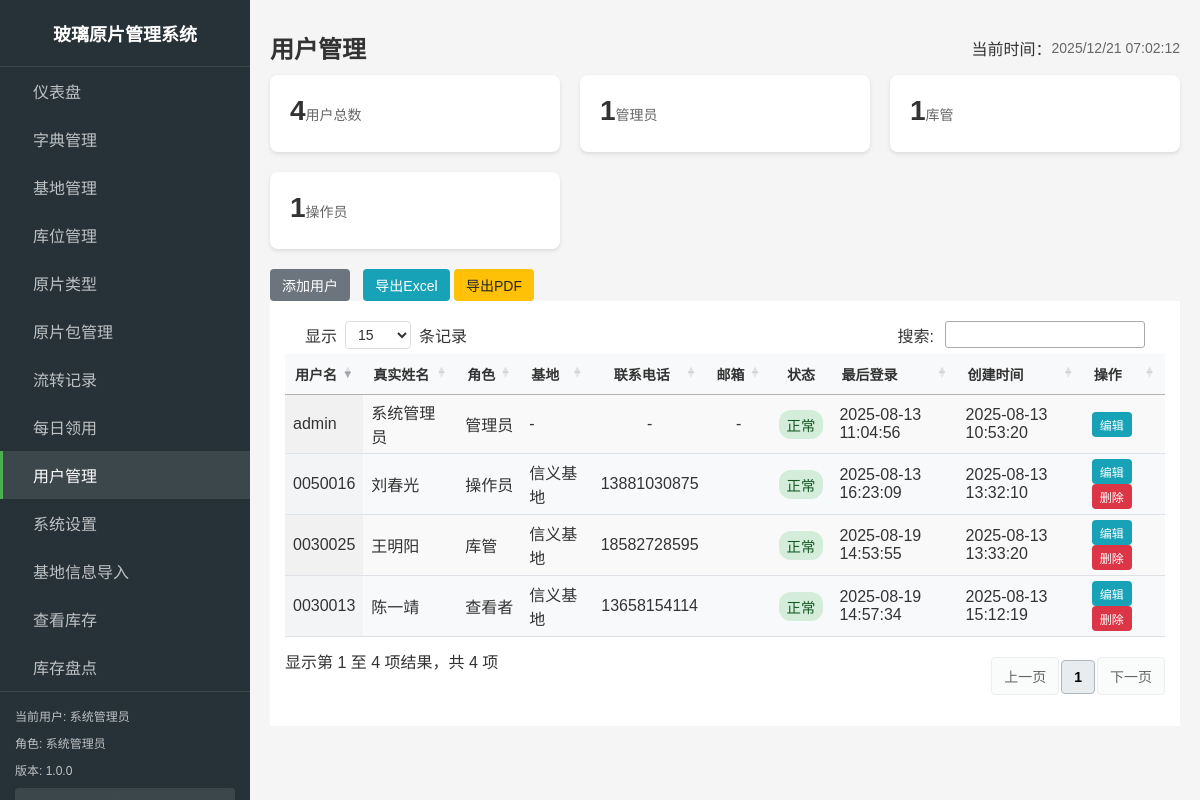
The page /admin/users.php (signed in) on the database its author committed.
### tables this page shows
CREATE TABLE `settings` (`id` INT(11) NOT NULL AUTO_INCREMENT,
`setting_key` VARCHAR(100) NOT NULL Comment "设置键",
`value` TEXT NULL Comment "设置值",
`description` VARCHAR(255) NULL Comment "设置描述",
`created_at` TIMESTAMP NOT NULL DEFAULT CURRENT_TIMESTAMP,
`updated_at` TIMESTAMP NOT NULL DEFAULT CURRENT_TIMESTAMP ON UPDATE CURRENT_TIMESTAMP(0),
UNIQUE INDEX `setting_key`(`setting_key` ASC) USING BTREE,
PRIMARY KEY (`id`));

CREATE TABLE `users` (`id` INT(11) NOT NULL AUTO_INCREMENT,
`username` VARCHAR(50) NOT NULL Comment "用户名",
`password` VARCHAR(255) NOT NULL Comment "密码",
`real_name` VARCHAR(50) NULL Comment "真实姓名",
`role` ENUM("admin","manager","operator","viewer") NOT NULL DEFAULT 'operator',
`base_id` INT(11) NULL Comment "所属基地ID",
`phone` VARCHAR(20) NULL Comment "电话",
`email` VARCHAR(100) NULL Comment "邮箱",
`last_login` TIMESTAMP NOT NULL DEFAULT CURRENT_TIMESTAMP ON UPDATE CURRENT_TIMESTAMP(0) Comment "最后登录时间",
`status` TINYINT(1) NULL DEFAULT 1 Comment "状态：1启用，0禁用",
`created_at` TIMESTAMP NOT NULL DEFAULT CURRENT_TIMESTAMP,
`updated_at` TIMESTAMP NOT NULL DEFAULT CURRENT_TIMESTAMP ON UPDATE CURRENT_TIMESTAMP(0),
INDEX `base_id`(`base_id` ASC) USING BTREE,
PRIMARY KEY (`id`));

CREATE TABLE `bases` (`id` INT(11) NOT NULL AUTO_INCREMENT,
`name` VARCHAR(50) NOT NULL Comment "基地名称",
`code` VARCHAR(20) NOT NULL Comment "基地编码",
`address` VARCHAR(255) NULL Comment "基地地址",
`created_at` TIMESTAMP NOT NULL DEFAULT CURRENT_TIMESTAMP,
`updated_at` TIMESTAMP NOT NULL DEFAULT CURRENT_TIMESTAMP ON UPDATE CURRENT_TIMESTAMP(0),
PRIMARY KEY (`id`));

### includes/db.php (called while the page is built, shortened)
<?php
function getDbConnection() {
    static $conn = null;
    if ($conn === null) {
        $conn = new mysqli(DB_HOST, DB_USER, DB_PASS, DB_NAME);
        $conn->set_charset(DB_CHARSET);
    }
    return $conn;
}
function query($sql, $params = []) {
    $conn = getDbConnection();
    $stmt = $conn->prepare($sql);
    if (!$stmt->execute()) {
        throw new Exception("执行查询失败: " . $stmt->error . "<br>SQL: " . $sql);
    }
    $result = $stmt->get_result();
    return $result;
}
function fetchRow($sql, $params = []) {
    $result = query($sql, $params);
    $row = $result->fetch_assoc();
    return $row;
}
function fetchAll($sql, $params = []) {
    $result = query($sql, $params);
    $rows = [];
    while ($row = $result->fetch_assoc()) {
        $rows[] = $row;
    }
    return $rows;
}
?>

### includes/functions.php (called while the page is built, shortened)
<?php
function formatDateTime($datetime, $format = 'Y-m-d H:i:s') {
    $date = new DateTime($datetime);
    return $date->format($format);
}
?>

### includes/auth.php (called while the page is built, shortened)
<?php
require_once __DIR__ . '/db.php';
require_once __DIR__ . '/functions.php';
function isLoggedIn() {
    return isset($_SESSION['logged_in']) && $_SESSION['logged_in'] === true;
}
function getCurrentUser() {
    return [
        'id' => $_SESSION['user_id'],
        'username' => $_SESSION['username'],
        'name' => $_SESSION['name'],
        'role' => $_SESSION['role'],
        'base_id' => $_SESSION['base_id'] ?? null
    ];
}
?>

### includes/admin_nav_config.php (called while the page is built, shortened)
<?php
function getAdminNavConfig($userRole) {
    $filteredItems = array_filter($navItems, function($item) use ($userRole) {
        return in_array($userRole, $item['roles']);
    });
    usort($filteredItems, function($a, $b) {
        return $a['order'] - $b['order'];
    });
    return $filteredItems;
}
function getCurrentNavId($currentPage) {
    $pageNavMap = [
        'index.php' => 'dashboard',
        'bases.php' => 'bases',
        'racks.php' => 'racks',
        'glass_types.php' => 'glass_types',
        'dictionary.php' => 'dictionary',
        'packages.php' => 'packages',
        'transactions.php' => 'transactions',
        'reports.php' => 'reports',
        'users.php' => 'users',
        'settings.php' => 'settings',
    ];
    return $pageNavMap[$currentPage] ?? '';
}
?>

### includes/app_info.php (called while the page is built, shortened)
<?php
require_once __DIR__ . '/db.php';
function getAppName() {
    try {
        $setting = fetchRow("SELECT value FROM settings WHERE setting_key = 'system_name' LIMIT 1");
        if ($setting && !empty($setting['value'])) {
            return $setting['value'];
        }
        return '玻璃仓储管理系统';
    } catch (Exception $e) {
        return '玻璃仓储管理系统';
    }
}
function getAppVersion() {
    try {
        $setting = fetchRow("SELECT value FROM settings WHERE setting_key = 'system_version' LIMIT 1");
        if ($setting && !empty($setting['value'])) {
            return $setting['value'];
        }
        return '1.0.0';
    } catch (Exception $e) {
        return '1.0.0';
    }
}
?>

### admin/users.php (the view, shortened to what this page needs)
<?php
require_once '../includes/auth.php';
require_once '../includes/functions.php';
require_once '../includes/db.php';
require_once '../includes/admin_layout.php';
$currentUser = getCurrentUser();
$message = '';
$messageType = '';
$whereConditions = [];
$params = [];
$whereClause = !empty($whereConditions) ? 'WHERE ' . implode(' AND ', $whereConditions) : '';
$users = fetchAll("SELECT u.*, b.name as base_name
                  FROM users u
                  LEFT JOIN bases b ON u.base_id = b.id
                  $whereClause
                  ORDER BY u.created_at DESC", $params);
$roleOptions = [
    'admin' => '管理员',
    'manager' => '库管',
    'operator' => '操作员',
    'viewer' => '查看者'
];
$totalUsers = count($users);
$operatorCount = count(array_filter($users, function ($user) {
    return $user['role'] == 'operator';
}));
$adminCount = count(array_filter($users, function ($user) {
    return $user['role'] == 'admin';
}));
$managerCount = count(array_filter($users, function ($user) {
    return $user['role'] == 'manager';
}));
?>
<div class="stats-grid">
    <div class="stat-card">
        <div class="stat-value"><?php echo $totalUsers; ?></div>
        <div class="stat-label">用户总数</div>
    </div>
    <div class="stat-card">
        <div class="stat-value"><?php echo $adminCount; ?></div>
        <div class="stat-label">管理员</div>
    </div>
    <div class="stat-card">
        <div class="stat-value"><?php echo $managerCount; ?></div>
        <div class="stat-label">库管</div>
    </div>
    <div class="stat-card">
        <div class="stat-value"><?php echo $operatorCount; ?></div>
        <div class="stat-label">操作员</div>
    </div>
</div>
<div class="admin-page">
    <div class="action-section">
        <button onclick="openAddModal()" class="btn btn-primary btn-lg">
            <i class="fas fa-plus"></i> 添加用户
        </button>&nbsp;&nbsp;
        <button onclick="exportToExcel('usersTable', '用户列表')" class="btn btn-info btn-secondary">
                <i class="fas fa-file-excel"></i> 导出Excel
        </button>
        <button onclick="exportToPDF('usersTable', '用户列表')" class="btn btn-warning btn-secondary">
                <i class="fas fa-file-pdf"></i> 导出PDF
        </button>
    </div>
    <div class="table-section">
        <table id="usersTable" data-table="users" class="admin-table display" style="width:100%">
            <thead>
                <tr>
                    <th>用户名</th>
                    <th>真实姓名</th>
                    <th>角色</th>
                    <th>基地</th>
                    <th>联系电话</th>
                    <th>邮箱</th>
                    <th>状态</th>
                    <th>最后登录</th>
                    <th>创建时间</th>
                    <th>操作</th>
                </tr>
            </thead>
            <tbody>
                <?php foreach ($users as $user): ?>
                <tr>
                    <td><?php echo htmlspecialchars($user['username']); ?></td>
                    <td><?php echo htmlspecialchars($user['real_name']); ?></td>
                    <td>
                        <span class="role-badge role-<?php echo $user['role']; ?>">
                            <?php echo $roleOptions[$user['role']] ?? $user['role']; ?>
                        </span>
                    </td>
                    <td><?php echo htmlspecialchars($user['base_name'] ?? '-'); ?></td>
                    <td><?php echo htmlspecialchars($user['phone'] ?? '-'); ?></td>
                    <td><?php echo htmlspecialchars($user['email'] ?? '-'); ?></td>
                    <td>
                        <?php if ($user['status'] == 1): ?>
                            <span class="status-badge status-active">正常</span>
                        <?php else: ?>
                            <span class="status-badge status-inactive">禁用</span>
                        <?php endif; ?>
                    </td>
                    <td><?php echo $user['last_login'] ? formatDateTime($user['last_login']) : '从未登录'; ?></td>
                    <td><?php echo formatDateTime($user['created_at']); ?></td>
                    <td>
                        <div class="btn-group">
                            <a href="?edit=<?php echo $user['id']; ?>" class="btn btn-sm btn-info">
                                <i class="fas fa-edit"></i> 编辑
                            </a>
                            <?php if ($user['id'] != $currentUser['id']): ?>
                                <button onclick="deleteUser(<?php echo $user['id']; ?>)" class="btn btn-sm btn-danger">
                                    <i class="fas fa-trash"></i> 删除
                                </button>
                            <?php endif; ?>
                        </div>
                    </td>
                </tr>
                <?php endforeach; ?>
            </tbody>
        </table>
    </div>
</div>
<?php
$content = ob_get_clean();
echo renderAdminLayout('用户管理', $content, $currentUser, 'users.php', [], [], $message ?? '', $messageType ?? 'info');
?>

### includes/admin_sidebar.php (shortened to what this page needs)
<?php
require_once __DIR__ . '/admin_nav_config.php';
require_once __DIR__ . '/../includes/app_info.php';
function renderAdminSidebar($currentUser, $currentPage = '') {
    $navItems = getAdminNavConfig($currentUser['role']);
    $currentNavId = getCurrentNavId($currentPage);
    ?>
    <div class="admin-sidebar">
        <div class="logo">
            <h2><?php echo getAppName(); ?></h2>
        </div>
        <nav class="admin-nav">
            <ul>
                <?php foreach ($navItems as $item): ?>
                <li<?php echo ($item['id'] === $currentNavId) ? ' class="active"' : ''; ?>>
                    <a href="<?php echo htmlspecialchars($item['url']); ?>">
                        <?php echo htmlspecialchars($item['title']); ?>
                    </a>
                </li>
                <?php endforeach; ?>
            </ul>
        </nav>
        <div class="admin-sidebar-footer">
            <p>当前用户: <?php echo htmlspecialchars($currentUser['name'] ?: $currentUser['username']); ?></p>
            <p>角色: <?php echo getRoleDisplayName($currentUser['role']); ?></p>
            <p>版本: <?php echo getAppVersion(); ?></p>
            <a href="../logout.php" class="logout-btn">退出登录</a>
        </div>
    </div>
    <?php
    return ob_get_clean();
}
function getRoleDisplayName($role) {
    $roleNames = [
        'admin' => '系统管理员',
        'manager' => '库管',
        'operator' => '操作员',
        'viewer' => '查看者'
    ];
    return $roleNames[$role] ?? $role;
}
?>

### assets/css/main.css (style rules this page uses)
* { box-sizing: border-box; }
body { font-family: 'Microsoft YaHei', Arial, sans-serif; margin: 0; padding: 0; background-color: #f5f5f5; color: #333; }
a { text-decoration: none; color:#000000; }
.btn { display: inline-block; padding: 8px 16px; background-color: #4CAF50; color: white; border: none; border-radius: 4px; cursor: pointer; font-size: 14px; text-align: center; transition: background-color 0.2s; }
.btn-primary { background-color: #2196F3; }
.btn-secondary { background-color: #6c757d; color: white; }
.btn-info { background-color: #17a2b8; color: white; }
.btn-warning { background-color: #ffc107; color: #212529; }
.btn-danger { background-color: #f44336; }
.btn-sm { padding: 4px 8px; font-size: 12px; }
.status-badge { display: inline-block; padding: 4px 8px; border-radius: 12px; font-size: 0.9em; font-weight: 500; text-align: center; white-space: nowrap; }
.status-active { background-color: #d4edda; color: #155724; }
.text-center { text-align: center; }

### assets/css/admin.css (style rules this page uses)
body { min-width: 1080px; }
.admin-sidebar { width: 250px; background-color: #263238; color: #fff; display: flex; flex-direction: column; position: fixed; height: 100vh; overflow-y: auto; }
.logo { padding: 20px; text-align: center; border-bottom: 1px solid rgba(255,255,255,0.1); }
.logo h2 { margin: 0; font-size: 18px; color: #fff; }
.admin-nav { flex: 1; }
.admin-nav ul { list-style: none; padding: 0; margin: 0; }
.admin-nav li { margin: 0; }
.admin-nav a { display: block; padding: 12px 20px; color: rgba(255,255,255,0.7); text-decoration: none; transition: all 0.3s; border-left: 3px solid transparent; }
.admin-nav li.active a { background-color: rgba(255,255,255,0.1); color: #fff; border-left-color: #4CAF50; }
.admin-sidebar-footer { padding: 15px; border-top: 1px solid rgba(255,255,255,0.1); font-size: 12px; }
.admin-sidebar-footer p { margin: 0 0 10px; opacity: 0.7; }
.logout-btn { display: block; padding: 8px 12px; background-color: rgba(255,255,255,0.1); color: #fff; text-align: center; border-radius: 4px; text-decoration: none; }
.admin-stats, .stats-grid { display: grid; grid-template-columns: repeat(auto-fit, minmax(250px, 1fr)); gap: 20px; margin-bottom: 20px; }
.stat-card { background: white; border-radius: 8px; padding: 20px; box-shadow: 0 2px 4px rgba(0,0,0,0.1); display: flex; align-items: center; transition: transform 0.2s, box-shadow 0.2s; min-width: 200px; }
.stat-value { font-size: 28px; font-weight: bold; color: #333; margin-bottom: 5px; }
.stat-label { font-size: 14px; color: #666; font-weight: 500; }
.admin-table { width: 100%; border-collapse: collapse; margin: 0; font-size: 14px; }
.admin-table th, .admin-table td { padding: 8px 12px; text-align: left; border-bottom: 1px solid #e9ecef; vertical-align: middle; }
.admin-table th { background: #d7e7f5; font-weight: 600; color: #333; font-size: 14px; white-space: nowrap; }
.admin-table tbody tr:nth-child(even) { background-color: #f8f9fa; }

### assets/css/datatable-theme.css (style rules this page uses)
table.dataTable { width: 100% !important; border-collapse: collapse; background-color: white; }
table.dataTable thead th { background-color: #f8f9fa; border-bottom: 2px solid #dee2e6; padding: 12px 8px; font-weight: 600; position: relative; }
table.dataTable thead th.sorting, table.dataTable thead th.sorting_asc, table.dataTable thead th.sorting_desc { cursor: pointer; padding-right: 30px; }
table.dataTable thead th.sorting:after, table.dataTable thead th.sorting_asc:after, table.dataTable thead th.sorting_desc:after { position: absolute; right: 8px; top: 50%; transform: translateY(-50%); font-size: 12px; color: #6c757d; }
table.dataTable tbody th,table.dataTable tbody td { padding: 5px 8px !important; font-size: 1rem; }
table.dataTable tbody td { padding: 10px 8px; border-bottom: 1px solid #dee2e6; }
.text-center { text-align: center !important; }
.btn { padding: 6px 12px; border: none; border-radius: 4px; cursor: pointer; text-decoration: none; display: inline-block; font-size: 14px; text-align: center; }
.btn-sm { padding: 4px 8px; font-size: 12px; }
.btn-primary { background-color: #6c757d !important; color: white !important; border-color: #6c757d !important; }
.btn-danger { background-color: #dc3545; color: white; }

### rows shown on the page
settings: value "玻璃原片管理系统"
users: real_name "系统管理员", role "系统管理员", username "admin", role "管理员", base_name "-", phone "-", email "-", status "正常", last_login "2025-08-13 11:04:56", created_at "2025-08-13 10:53:20"
settings: value "1.0.0"
users: username "0030013", real_name "陈一靖", role "查看者", base.name "信义基地", phone "13658154114", status "正常", last_login "2025-08-19 14:57:34", created_at "2025-08-13 15:12:19"
users: username "0030025", real_name "王明阳", role "库管", base.name "信义基地", phone "18582728595", status "正常", last_login "2025-08-19 14:53:55", created_at "2025-08-13 13:33:20"
users: username "0050016", real_name "刘春光", role "操作员", base.name "信义基地", phone "13881030875", status "正常", last_login "2025-08-13 16:23:09", created_at "2025-08-13 13:32:10"

### other values the page prints
$item['title'] "仪表盘"
$item['title'] "字典管理"
$item['title'] "基地管理"
$item['title'] "库位管理"
$item['title'] "原片类型"
$item['title'] "原片包管理"
$item['title'] "流转记录"
$item['title'] "每日领用"
$item['title'] "用户管理"
$item['title'] "系统设置"
$item['title'] "基地信息导入"
$item['title'] "查看库存"
$item['title'] "库存盘点"
$pageTitle "用户管理"
$totalUsers "4"
